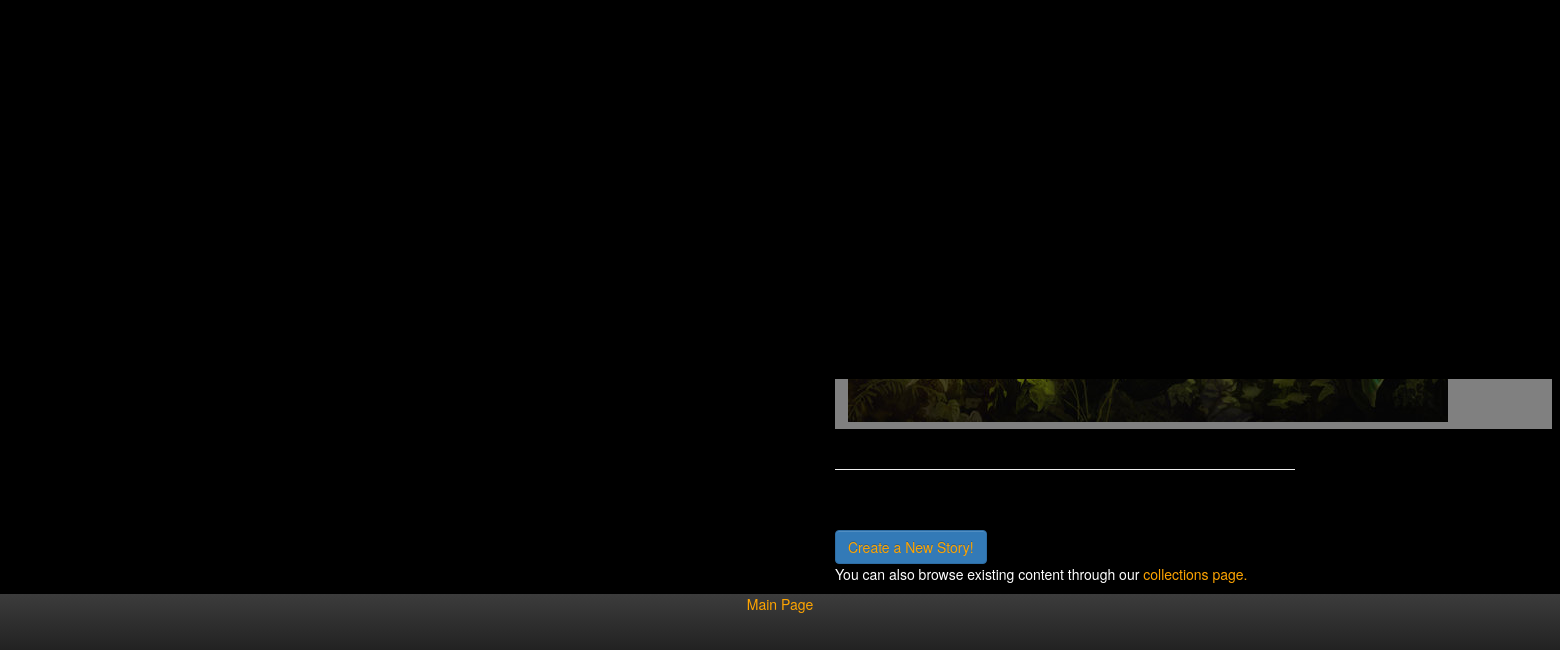
Page /personas/ (lower part) on the earlier database version.
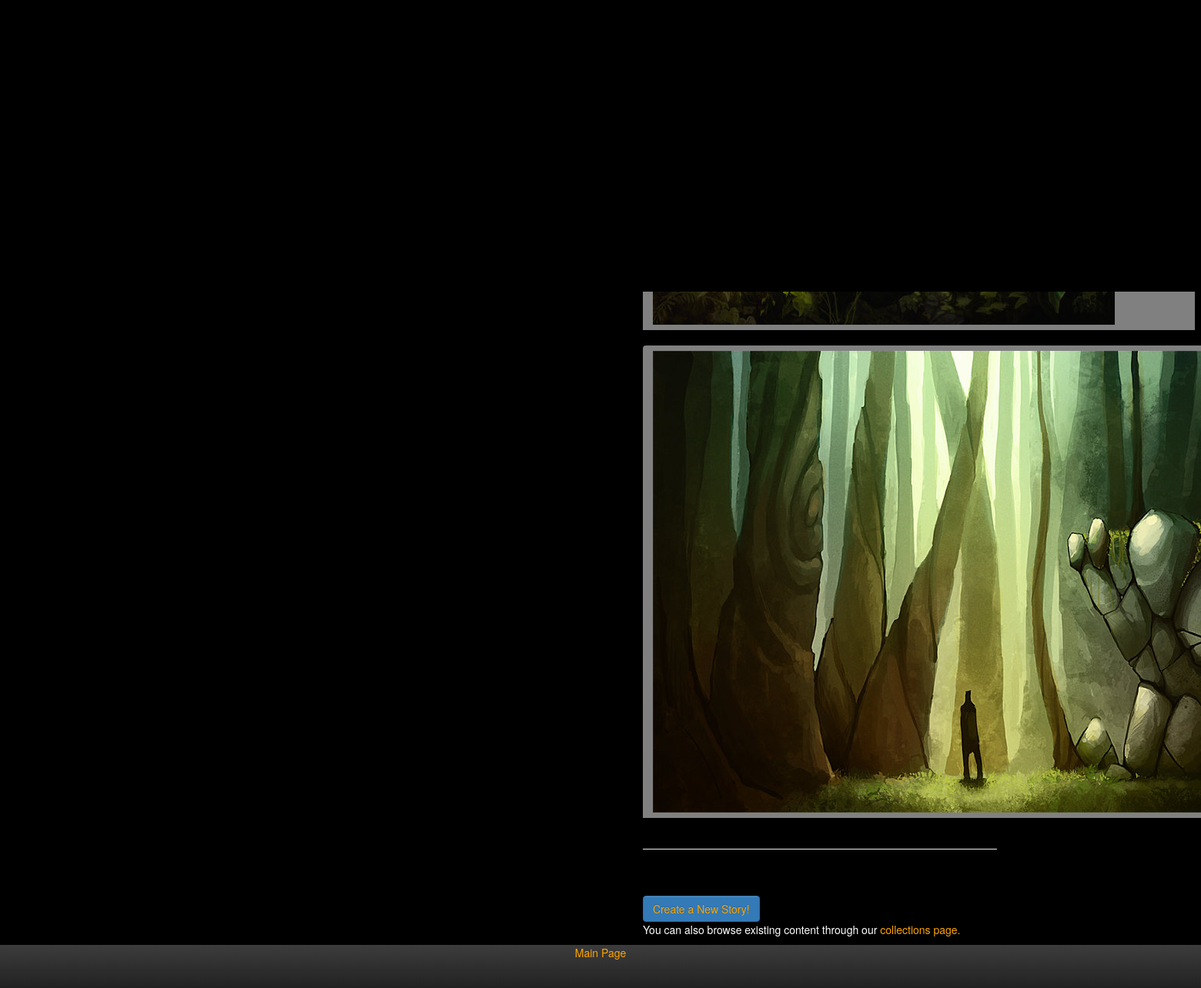
Same page on the later database version.
### personas/models.py (models this page shows, shortened)
class Story(models.Model):
    SUPERS = 'Supers'
    FANTASY = 'Fantasy'
    HORROR = 'Horror'
    HISTORICAL = 'Historical'
    SCI_FI = 'Science-Fiction'
    WESTERN = 'Western'
    DRAMA = 'Drama'
    COMEDY = 'Comedy'
    CRIME = 'Crime'
    FABLE = 'Fable'
    MYSTERY = 'Mystery'
    GENRE_CHOICES = (
        (SUPERS, 'Supers'),
        (FANTASY, 'Fantasy'),
        (HORROR, 'Horror'),
        (HISTORICAL, 'Historical'),
        (SCI_FI, "Science Fiction"),
        (WESTERN, 'Western'),
        (DRAMA, 'Drama'),
        (COMEDY, 'Comedy'),
        (CRIME, 'Crime'),
        (FABLE, 'Fable'),
        (MYSTERY, 'Mystery'),
    )
    LIGHT = "Light"
    DARK = "Dark"
    THEME_CHOICES = (
        (LIGHT, 'Light'),
        (DARK, 'Dark'))
    title = models.CharField(max_length=128)
    author = models.ForeignKey(User)
    publication_date = models.DateField()
    description = models.TextField(blank=True)
    genre = models.CharField(max_length=128, choices=GENRE_CHOICES, default='Fantasy')
    image = models.ImageField(upload_to='story_images/%Y/%m/%d', default='story_images/nobody.jpg')
    background = models.ImageField(upload_to='story_backgrounds/%Y/%m/%d', default='story_backgrounds/nothing.jpg')
    colour_theme = models.CharField(max_length=12, choices=THEME_CHOICES, default='Dark')
    skill_type_name_1 = models.CharField(max_length=24, default="General", blank=True)
    skill_type_name_2 = models.CharField(max_length=24, default="Investigative", blank=True)
    skill_type_name_3 = models.CharField(max_length=24, default="Combat", blank=True)
    skill_type_name_4 = models.CharField(max_length=24, default="Knowledge", blank=True)
    statistic_type_name_1 = models.CharField(max_length=24, default="Physical", blank=True)
    statistic_type_name_2 = models.CharField(max_length=24, default="Mental", blank=True)
    statistic_type_name_3 = models.CharField(max_length=24, default="Social", blank=True)
    statistic_type_name_4 = models.CharField(max_length=24, default="Magic", blank=True)
    slug = models.SlugField(unique=True)

### personas/views.py (the view)
def index(request):
    context_dict = {}
    try:
        stories = Story.objects.all()
        context_dict['stories'] = stories
    except Story.DoesNotExist:
        pass
    return render(request, 'personas/index.html', context_dict)

### templates/personas/index.html (shortened to what this page needs)
{% extends "personas/base.html" %}
{% block title %}
{% load thumbnail %}
    {% endblock %}
{% block column2 %}
    <div class="col-md-4 col-sm-6 col-lg-4" id="col1">
        {% if stories %}
            {% for story in stories %}
                <div class="btn-group-vertical">
                    <a class="btn btn-inverse" style="background:gray" href="/personas/story/{{ story.slug }}">
                    {% thumbnail story.image "40x40" crop="center" as im %}
                    <img src="{{ im.url }}" width="{{ im.width }}" height="{{ im.height }}">{% endthumbnail %}  {{ story.title }}</a><br>
                </div>
            {% endfor %}
            <row>
            <hr>
            <br><br>
            </row>
        {% else %}
            <strong>There are no stories present.</strong>
            <br />
        {% endif %}
        <a class="btn btn-primary" href="/personas/create_story/">Create a New Story!</a>
        <p>You can also browse existing content through our <a href="/personas/collections">collections page.</a>
    </div>
{% endblock %}

### templates/personas/base.html (shortened to what this page needs)
<!DOCTYPE html>
{% load staticfiles %}
{% load crispy_forms_tags %}
{% load leaflet_tags %}
{% load thumbnail %}
{% block head %}
    {% if story.colour_theme == 'Light' %}
        <link rel="stylesheet" type="text/css" href="{% static 'personas/css/bootstrap-theme-light.css' %}" />
    {% else %}
        <link rel="stylesheet" type="text/css" href="{% static 'personas/css/bootstrap-theme-dark.css' %}" />
    {% endif %}
    <html>
        <head>
            <link href="{% static 'personas/css/bootstrap.min.css' %}" rel="stylesheet">
        </head>
    {% endblock %}
    {% if story %}
        <body background='{{ story.background.url }}'>
        {% else %}
            <body style="background:black">
            {% endif %}
            <div class="wrapper">
                {% block content %}
                    <div class="row">
                        {% block column2 %}
                        {% endblock %}
                    </div>
                {% endblock content %}
                <div class="push"></div>
            </div>
            {% block footer %}
                <div class="footer">
                    <a href="/personas/">Main Page</a>
                </div>
            {% endblock %}
        </body>
    </html>

Differences in the rows shown:
added Story: shows a picture
